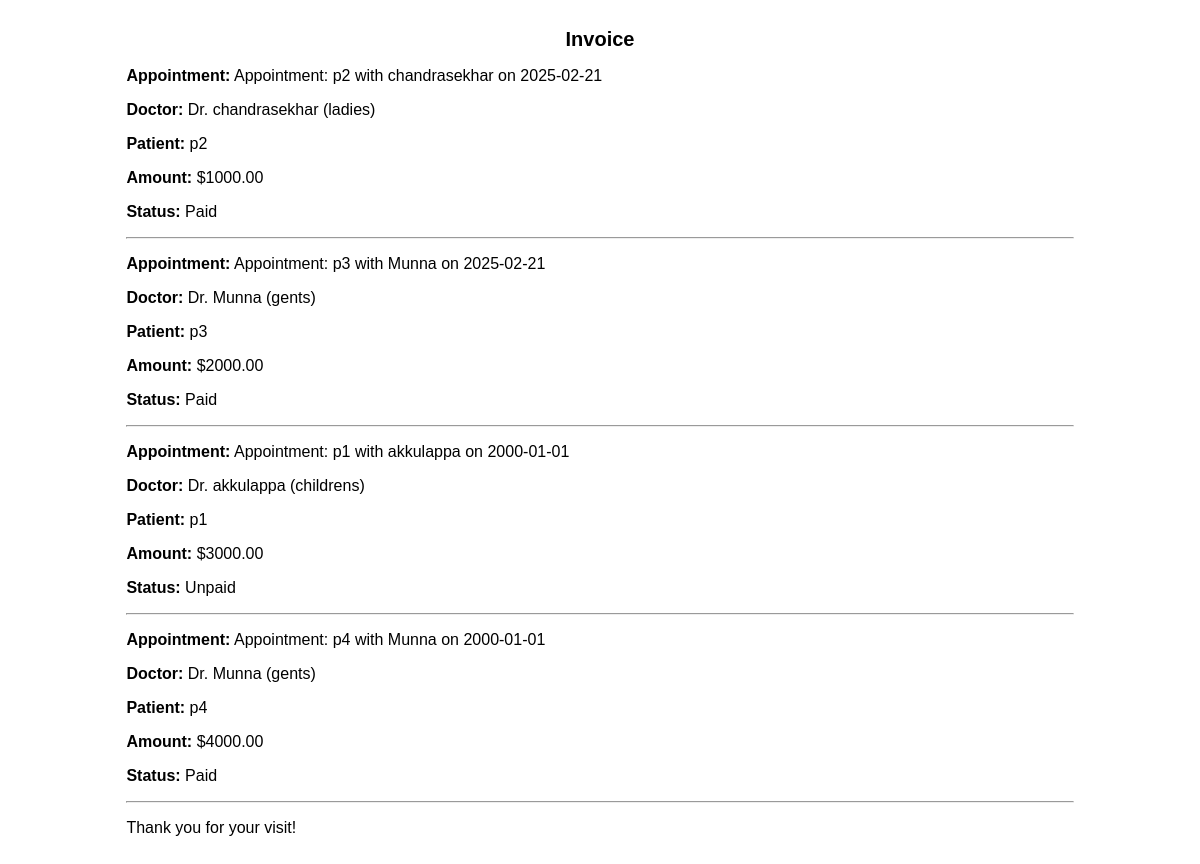
The page /billing_page/ on the database its author committed.
### A1/models.py (models this page shows, shortened)
class Billing(models.Model):
    appointment = models.OneToOneField('Appointment', on_delete=models.CASCADE)
    amount = models.DecimalField(max_digits=10, decimal_places=2)
    status = models.CharField(max_length=10, choices=[('Paid', 'Paid'), ('Unpaid', 'Unpaid')], default='Unpaid')
    created_at = models.DateTimeField(auto_now_add=True)
    stripe_payment_id = models.CharField(max_length=255, blank=True, null=True)

class Appointment(models.Model):
    patient = models.ForeignKey(Patient, on_delete=models.CASCADE)
    doctor = models.ForeignKey(Doctor, on_delete=models.CASCADE)
    date = models.DateField()
    time = models.TimeField()
    status = models.CharField(max_length=20, choices=[('Pending', 'Pending'), ('Completed', 'Completed')])
    def __str__(self):
        return f"Appointment: {self.patient.name} with {self.doctor.name} on {self.date}"

class Patient(models.Model):
    name = models.CharField(max_length=100)
    age = models.IntegerField()
    gender = models.CharField(max_length=10, choices=[('Male', 'Male'), ('Female', 'Female')])
    address = models.TextField()
    phone = models.CharField(max_length=15)
    medical_history = models.TextField(blank=True)
    def __str__(self):
        return self.name

class Doctor(models.Model):
    name = models.CharField(max_length=100)
    specialization = models.CharField(max_length=100)
    phone = models.CharField(max_length=15)
    email = models.EmailField(unique=True)
    availability = models.BooleanField(default=True)
    def __str__(self):
        return f"Dr. {self.name} ({self.specialization})"

### A1/views.py (the view)
# urls.py: path('billing_page/', views.billing_page),
def billing_page(request):
    bills = Billing.objects.all()
    return render(request, 'A1/billing_list.html', {'bills': bills})

### template/A1/billing_list.html (shortened to what this page needs)
<!DOCTYPE html>
<html lang="en">
<head>
</head>
<body>
    <div class="container">
        <div class="header">Invoice</div>
      {%for bill in bills%}
        <p><strong>Appointment:</strong> {{ bill.appointment }}</p>
        <p><strong>Doctor:</strong> {{ bill.appointment.doctor }}</p>
        <p><strong>Patient:</strong> {{ bill.appointment.patient }}</p>
        <p><strong>Amount:</strong> ${{ bill.amount }}</p>
        <p><strong>Status:</strong> {{ bill.status }}</p>
        <hr>
      {%endfor%}
        <p>Thank you for your visit!</p>
    </div>
</body>
</html>

### template/A1/billing_list.html (style rules this page uses)
body { font-family: Arial, sans-serif; }
.container { width: 80%; margin: auto; padding: 20px; }
.header { text-align: center; font-size: 20px; font-weight: bold; }

### rows shown on the page
Billing: appointment "Appointment: p2 with chandrasekhar on 2025-02-21", appointment.doctor "Dr. chandrasekhar (ladies)", appointment.patient "p2", amount "1000.00", status "Paid"
Billing: appointment "Appointment: p3 with Munna on 2025-02-21", appointment.doctor "Dr. Munna (gents)", appointment.patient "p3", amount "2000.00", status "Paid"
Billing: appointment "Appointment: p1 with akkulappa on 2000-01-01", appointment.doctor "Dr. akkulappa (childrens)", appointment.patient "p1", amount "3000.00", status "Unpaid"
Billing: appointment "Appointment: p4 with Munna on 2000-01-01", appointment.doctor "Dr. Munna (gents)", appointment.patient "p4", amount "4000.00", status "Paid"
